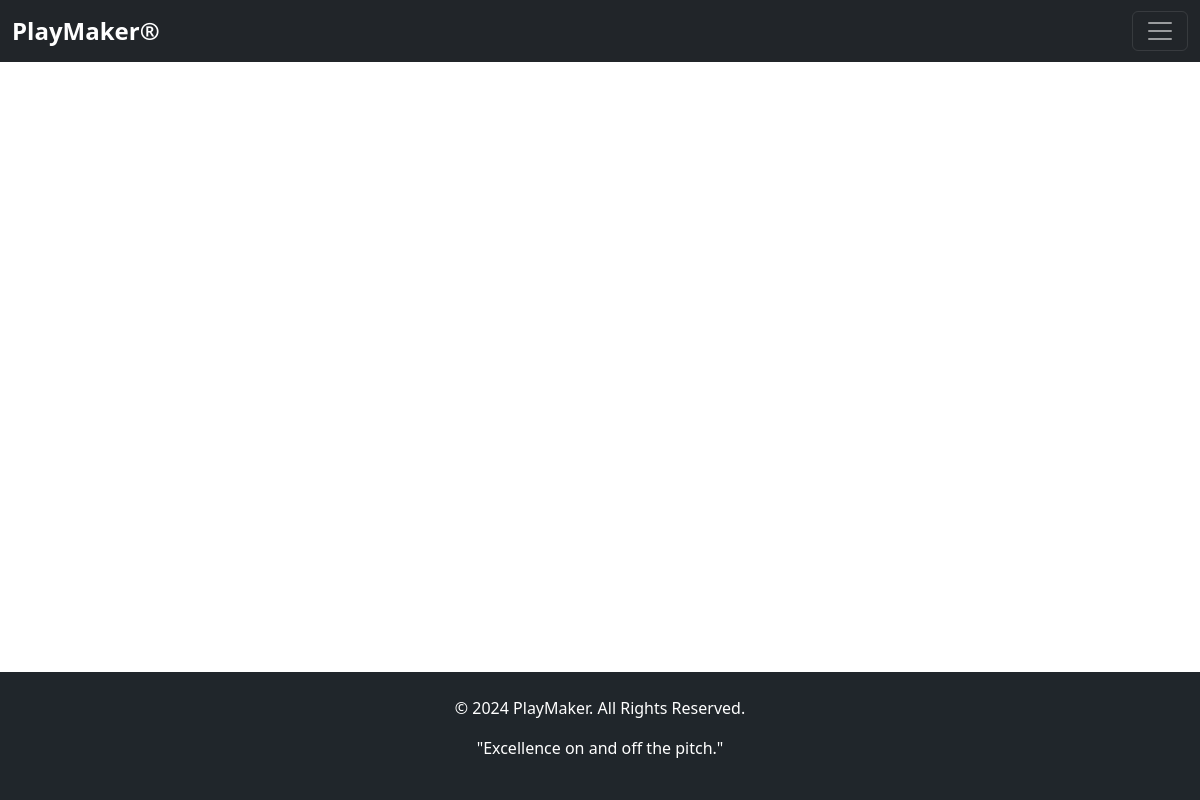
Before: /staff_list/ with the older database file.
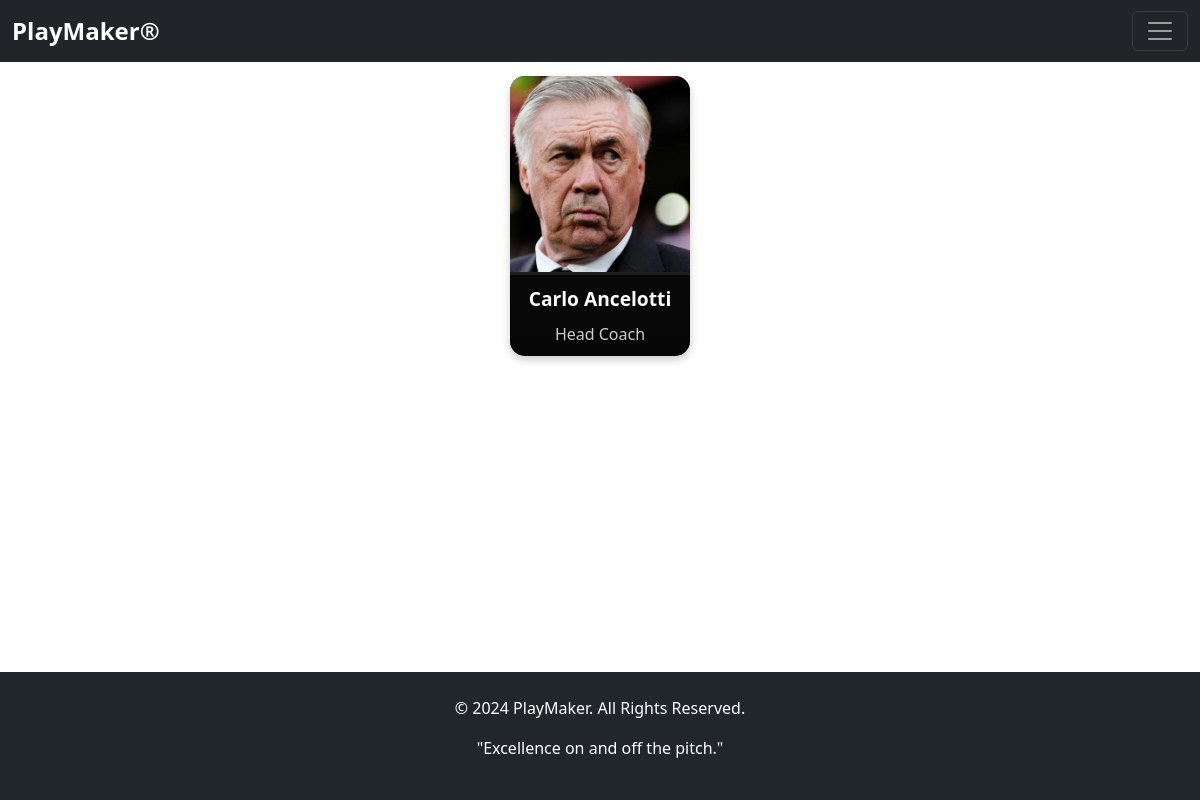
After: the same page with the newer database file.
### app01/models.py (models this page shows, shortened)
class staff(models.Model):
    full_name=models.CharField(max_length=200)
    profile_photo=models.ImageField(upload_to='plyrprof')
    contact=models.CharField(max_length=200)
    gender=models.CharField(max_length=200)
    dob=models.CharField(max_length=200)
    email=models.CharField(max_length=200)
    address=models.CharField(max_length=200)
    department=models.CharField(max_length=200)
    role=models.CharField(max_length=200)
    qualification=models.CharField(max_length=200)
    password=models.CharField(max_length=200)

### app01/views.py (the view)
# urls.py: path('staff_list/',views.staff_list,name='staff_list'),
def staff_list(request):
    staffs = staff.objects.all()
    return render(request, 'staff_list.html', {'staffs': staffs})

### templates/staff_list.html (shortened to what this page needs)
{% extends 'base.html' %}
{% block content %}
<div class="player-container">
    {% for staff in staffs %}
    <a href="{% url 'list_staff_profile' id=staff.id %}">
    <div class="player-card">
        <img src="{{ staff.profile_photo.url }}" alt="{{ staff.full_name }}">
        <div class="card-details">
            <div class="position">{{ staff.full_name }}</div>
            <div class="player-name">{{ staff.role }}</div>
        </div>
    </div>
</a>
    {% endfor %}
</div>
{% endblock %}

Changed rows visible on the page:
added staff: profile_photo (picture), full_name "Carlo Ancelotti", role "Head Coach"
